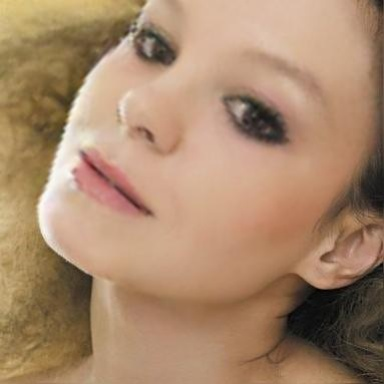
#> input picture datasets/toy_set/0/000a02fd-1b8a-40da-8cb4-ba59485528be.jpg, 384 x 384 px, found by its file name; its folder holds only this picture in this run
$ jupyter execute analysis.ipynb   (older library calls are emulated)
#> lines starting #> are read from the running program, lines starting #| are printed output that depends on the picture
[cell 1]
import os
import cv2
import numpy as np
from PIL import Image
import matplotlib.pyplot as plt
from skimage.color import rgb2hsv # For color space conversion
from tqdm import tqdm # For progress bar
from multiprocessing import Pool, cpu_count # Import multiprocessing modules

# --- Helper function for processing a single image ---
def process_single_image_quality(img_path):
    """
    Processes a single image to extract its quality metrics.
    Designed to be run in a multiprocessing pool.
    Returns (file_size_kb, laplacian_var, h_channel_pixels, s_channel_pixels, v_channel_pixels, resolution)
    or None if processing fails.
    """
    file_size_kb = os.path.getsize(img_path) / 1024
    width, height = None, None
    laplacian_var = None
    h_channels, s_channels, v_channels = [], [], []

    try:
        # Use Pillow for resolution
        with Image.open(img_path) as img_pil:
#> img_pil is the input picture: PIL image 384x384 RGB; mean R, G, B 168.8, 135.9, 107.5
            width, height = img_pil.size
#> width = 384; height = 384

        # Use OpenCV for other analyses
        img_cv = cv2.imread(img_path)
        if img_cv is None:
            # print(f"Could not read image: {img_path}") # Avoid prints in child processes
            return None

        # Clarity (Laplacian Variance)
        gray = cv2.cvtColor(img_cv, cv2.COLOR_BGR2GRAY)
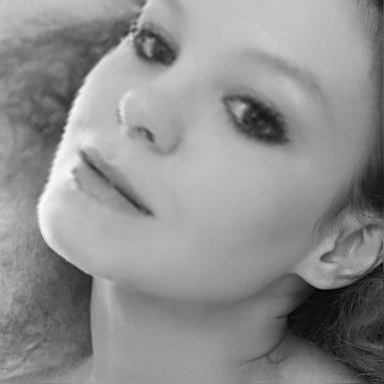
#> gray: shape (384, 384); min 3, max 250, mean 142.5
        laplacian_var = cv2.Laplacian(gray, cv2.CV_64F).var()
#> laplacian_var = 40.53

        # Color Distribution (HSV)
        # Ensure image is RGB for rgb2hsv if it's grayscale or a single channel
        if len(img_cv.shape) == 2 or img_cv.shape[2] == 1:
            img_cv = cv2.cvtColor(img_cv, cv2.COLOR_GRAY2BGR)
        hsv_img = rgb2hsv(img_cv) # skimage expects RGB, but cv2.imread loads BGR, so rgb2hsv handles BGR implicitly.
#> hsv_img: shape (384, 384, 3) float64; mean of channels 0, 1, 2 0.585, 0.37, 0.662
                                  # If you load with PIL and convert to numpy, ensure it's RGB.
        h_channels.extend(hsv_img[:,:,0].flatten())
        s_channels.extend(hsv_img[:,:,1].flatten())
        v_channels.extend(hsv_img[:,:,2].flatten())

        return (file_size_kb, laplacian_var, h_channels, s_channels, v_channels, (width, height))

    except Exception as e:
        # print(f"Error processing {img_path}: {e}") # Avoid prints in child processes
        return None

def analyze_image_quality_multithreaded(base_path="xinye10/train"):
    image_data = {'0': {'resolutions': [], 'file_sizes': [], 'laplacian_vars': [], 'h_channels': [], 's_channels': [], 'v_channels': []},
                  '1': {'resolutions': [], 'file_sizes': [], 'laplacian_vars': [], 'h_channels': [], 's_channels': [], 'v_channels': []}}

    num_processes = cpu_count() # Use all available CPU cores
    print(f"Using {num_processes} processes for image quality analysis.")

    for class_id in ['0', '1']:
        class_path = os.path.join(base_path, class_id)
        if not os.path.exists(class_path):
            print(f"Warning: Directory {class_path} not found. Skipping class {class_id}.")
            continue

        print(f"Analyzing images in class: {class_id}")
        image_files = [f for f in os.listdir(class_path) if f.lower().endswith(('.jpg', '.jpeg'))]
        image_paths = [os.path.join(class_path, img_name) for img_name in image_files]

        with Pool(processes=num_processes) as pool:
            # Use tqdm to show progress for the parallel processing
            results = list(tqdm(pool.imap_unordered(process_single_image_quality, image_paths),
                                total=len(image_paths),
                                desc=f"Processing Class {class_id}"))
#> results = 1 item

        # Collect results from all processes
        for result in results:
            if result is not None:
                file_size_kb, laplacian_var, h_channels, s_channels, v_channels, resolution = result
                image_data[class_id]['file_sizes'].append(file_size_kb)
                image_data[class_id]['laplacian_vars'].append(laplacian_var)
                image_data[class_id]['h_channels'].extend(h_channels)
                image_data[class_id]['s_channels'].extend(s_channels)
                image_data[class_id]['v_channels'].extend(v_channels)
                if resolution[0] is not None and resolution[1] is not None: # Check if resolution was successfully obtained
                    image_data[class_id]['resolutions'].append(resolution)
#> this loop made 1 pass
#> (file_size_kb, laplacian_var, resolution) on pass 1: (29.28, 40.53, (384, 384))

    # --- Plotting and Statistics (remains the same as your original code) ---
    plt.figure(figsize=(18, 12))

    # File Size
    plt.subplot(2, 3, 1)
    if image_data['0']['file_sizes'] or image_data['1']['file_sizes']:
        plt.hist(image_data['0']['file_sizes'], bins=50, alpha=0.7, label='Class 0 (Fake)', color='skyblue')
        plt.hist(image_data['1']['file_sizes'], bins=50, alpha=0.7, label='Class 1 (Real)', color='lightcoral')
        plt.title('File Size Distribution (KB)')
        plt.xlabel('File Size (KB)')
        plt.ylabel('Count')
        plt.legend()
    else:
        plt.text(0.5, 0.5, "No file size data to plot.", horizontalalignment='center', verticalalignment='center', transform=plt.gca().transAxes)


    # Sharpness (Laplacian Variance)
    plt.subplot(2, 3, 2)
    if image_data['0']['laplacian_vars'] or image_data['1']['laplacian_vars']:
        plt.hist(image_data['0']['laplacian_vars'], bins=50, alpha=0.7, label='Class 0 (Fake)', color='skyblue')
        plt.hist(image_data['1']['laplacian_vars'], bins=50, alpha=0.7, label='Class 1 (Real)', color='lightcoral')
        plt.title('Laplacian Variance (Sharpness)')
        plt.xlabel('Laplacian Variance')
        plt.ylabel('Count')
        plt.legend()
    else:
        plt.text(0.5, 0.5, "No sharpness data to plot.", horizontalalignment='center', verticalalignment='center', transform=plt.gca().transAxes)


    # Hue (H)
    plt.subplot(2, 3, 4)
    if image_data['0']['h_channels'] or image_data['1']['h_channels']:
        plt.hist(image_data['0']['h_channels'], bins=50, alpha=0.7, label='Class 0 (Fake)', color='skyblue')
        plt.hist(image_data['1']['h_channels'], bins=50, alpha=0.7, label='Class 1 (Real)', color='lightcoral')
        plt.title('Hue (H) Channel Distribution')
        plt.xlabel('Hue Value (0-1)')
        plt.ylabel('Pixel Count')
        plt.legend()
    else:
        plt.text(0.5, 0.5, "No hue data to plot.", horizontalalignment='center', verticalalignment='center', transform=plt.gca().transAxes)


    # Saturation (S)
    plt.subplot(2, 3, 5)
    if image_data['0']['s_channels'] or image_data['1']['s_channels']:
        plt.hist(image_data['0']['s_channels'], bins=50, alpha=0.7, label='Class 0 (Fake)', color='skyblue')
        plt.hist(image_data['1']['s_channels'], bins=50, alpha=0.7, label='Class 1 (Real)', color='lightcoral')
        plt.title('Saturation (S) Channel Distribution')
        plt.xlabel('Saturation Value (0-1)')
        plt.ylabel('Pixel Count')
        plt.legend()
    else:
        plt.text(0.5, 0.5, "No saturation data to plot.", horizontalalignment='center', verticalalignment='center', transform=plt.gca().transAxes)


    # Value (V)
    plt.subplot(2, 3, 6)
    if image_data['0']['v_channels'] or image_data['1']['v_channels']:
        plt.hist(image_data['0']['v_channels'], bins=50, alpha=0.7, label='Class 0 (Fake)', color='skyblue')
        plt.hist(image_data['1']['v_channels'], bins=50, alpha=0.7, label='Class 1 (Real)', color='lightcoral')
        plt.title('Value (V) Channel Distribution')
        plt.xlabel('Value (0-1)')
        plt.ylabel('Pixel Count')
        plt.legend()
    else:
        plt.text(0.5, 0.5, "No value data to plot.", horizontalalignment='center', verticalalignment='center', transform=plt.gca().transAxes)


    plt.tight_layout()
    plt.show()
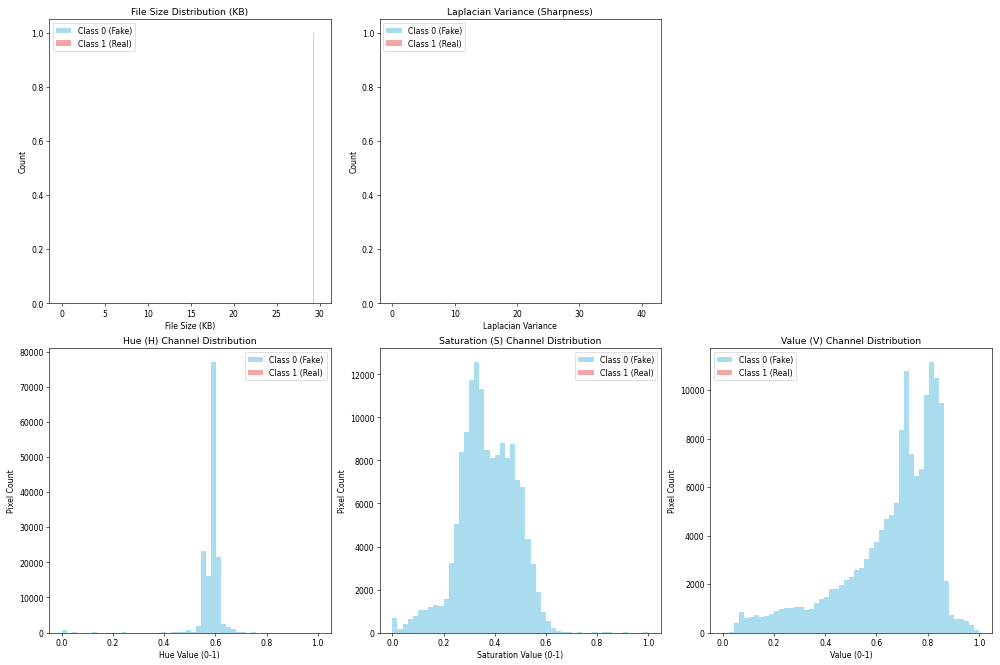
#> figure drawn by matplotlib, 5 panels; panel 1: tallest bar 1 high, from x = 29.28 to 29.3; panel 2: tallest bar 1 high, from x = 40.53 to 40.55; panel 3: tallest bar 77101 high, from x = 0.583 to 0.603; panel 4: tallest bar 12584 high, from x = 0.32 to 0.34

    # Resolution Statistics
    print("\nResolution Statistics:")
    for class_id in ['0', '1']:
        if image_data[class_id]['resolutions']:
            widths = [res[0] for res in image_data[class_id]['resolutions'] if res[0] is not None]
            heights = [res[1] for res in image_data[class_id]['resolutions'] if res[1] is not None]
            if widths and heights: # Check if there are valid widths/heights
                print(f"Class {class_id} - Avg Width: {np.mean(widths):.2f}, Avg Height: {np.mean(heights):.2f}")
                print(f"Class {class_id} - Min Resolution: {min(image_data[class_id]['resolutions'])}, Max Resolution: {max(image_data[class_id]['resolutions'])}")
            else:
                print(f"Class {class_id} - No valid resolution data found.")
        else:
            print(f"Class {class_id} - No resolution data found.")


# Run the analysis
analyze_image_quality_multithreaded()
